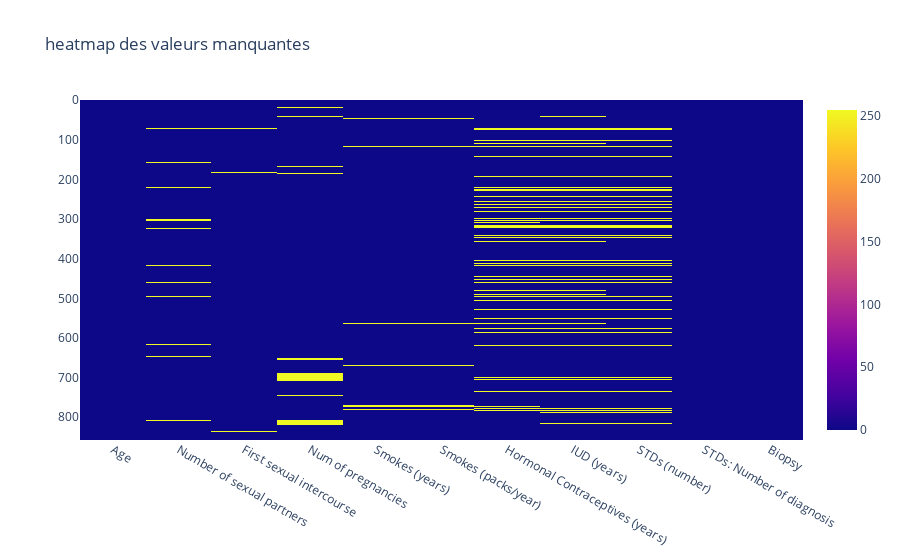

This figure's notebook cell:
### Code cell
#visualisation des valeur manquantes 
px.imshow(df.isnull(),title='heatmap des valeurs manquantes')
#on constate à travers cette heatmpa la distribution des valeur manquantes

### Figure 1 — Plotly figure (JSON) as saved in the notebook; plotly's stock layout.template omitted (floating-point values rounded to 4 significant figures; data arrays with more than 128 entries replaced by an {"elided": "..."} marker saying what was removed)
{"data": [{"coloraxis": "coloraxis", "hovertemplate": "x: %{x}<br>y: %{y}<br>color: %{z}<extra></extra>", "name": "0", "type": "heatmap", "x": ["Age", "Number of sexual partners", "First sexual intercourse", "Num of pregnancies", "Smokes (years)", "Smokes (packs/year)", "Hormonal Contraceptives (years)", "IUD (years)", "STDs (number)", "STDs: Number of diagnosis", "Biopsy"], "xaxis": "x", "y": {"elided": "858 int values"}, "yaxis": "y", "z": {"elided": "858x11 int values"}}], "layout": {"coloraxis": {"colorscale": [[0, "#0d0887"], [0.1111, "#46039f"], [0.2222, "#7201a8"], [0.3333, "#9c179e"], [0.4444, "#bd3786"], [0.5556, "#d8576b"], [0.6667, "#ed7953"], [0.7778, "#fb9f3a"], [0.8889, "#fdca26"], [1, "#f0f921"]]}, "title": {"text": "heatmap des valeurs manquantes"}, "xaxis": {"anchor": "y", "constrain": "domain", "domain": [0, 1], "scaleanchor": "y"}, "yaxis": {"anchor": "x", "autorange": "reversed", "constrain": "domain", "domain": [0, 1]}}}
